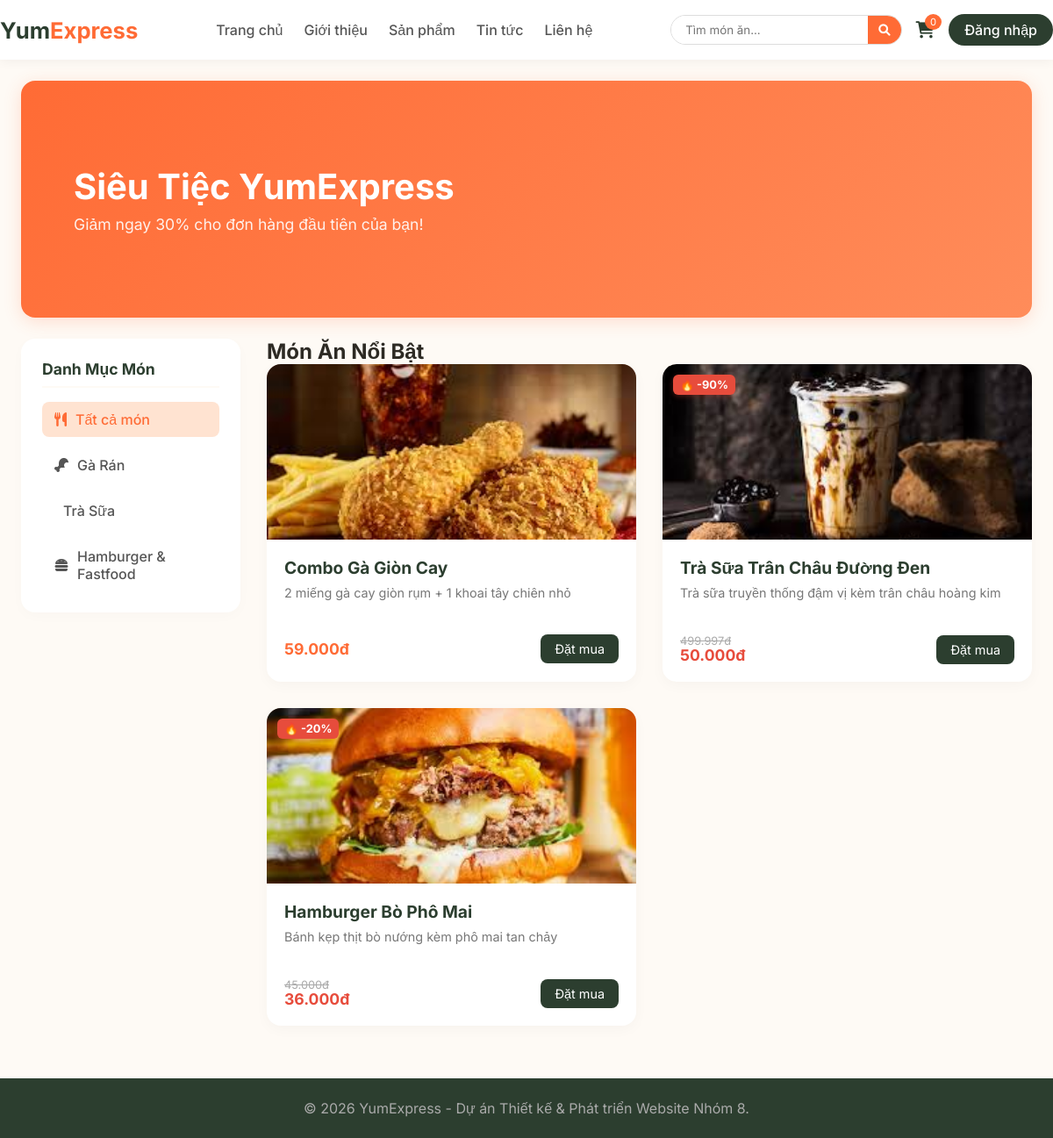
Page /yumexpress/index.php on the committed database.
### tables this page shows
CREATE TABLE `categories` (
  `id` int(11) NOT NULL,
  `name` varchar(255) NOT NULL,
  `image` varchar(255) DEFAULT NULL,
  `status` tinyint(4) DEFAULT 1
);

CREATE TABLE `products` (
  `id` int(11) NOT NULL,
  `category_id` int(11) DEFAULT NULL,
  `name` varchar(255) NOT NULL,
  `price` decimal(10,2) NOT NULL,
  `discount` int(11) DEFAULT 0,
  `description` text DEFAULT NULL,
  `image` varchar(255) DEFAULT NULL,
  `status` tinyint(4) DEFAULT 1
);

### yumexpress/index.php (the view, shortened to what this page needs)
<?php
include 'config.php';
$category_title = "Món Ăn Nổi Bật";
if (isset($_GET['search'])) {
    $search = $conn->real_escape_string($_GET['search']);
    $sql = "SELECT * FROM products WHERE status IN (1, 2, 3) AND name LIKE '%$search%'";
    $category_title = "Kết quả tìm kiếm cho: \"" . htmlspecialchars($search) . "\"";
} else {
    $sql = "SELECT * FROM products WHERE status IN (1, 2, 3)";
}
$result = $conn->query($sql);
?>
<!DOCTYPE html>
<html lang="vi">
<head>
    <link rel="stylesheet" href="https://cdnjs.cloudflare.com/ajax/libs/font-awesome/6.0.0-beta3/css/all.min.css">
    <link rel="stylesheet" href="css/style.css">
</head>
<body>
    <?php include 'header.php'; ?>
    <div class="container">
        <div class="main-banner">
            <div class="banner-content">
                <h2>Siêu Tiệc YumExpress</h2>
                <p>Giảm ngay 30% cho đơn hàng đầu tiên của bạn!</p>
            </div>
        </div>
    </div>
    <div class="container main-layout">
        <aside class="sidebar">
            <h3 class="sidebar-title">Danh Mục Món</h3>
            <ul class="sidebar-menu">
                <li>
                    <a href="index.php" class="<?php echo !isset($_GET['cat_id']) ? 'active' : ''; ?>">
                        <i class="fas fa-utensils"></i> Tất cả món
                    </a>
                </li>
                <?php
                $sql_cate = "SELECT * FROM categories";
                $result_cate = $conn->query($sql_cate);
                if ($result_cate && $result_cate->num_rows > 0) {
                    while($cat = $result_cate->fetch_assoc()) {
                        $active_class = (isset($_GET['cat_id']) && $_GET['cat_id'] == $cat['id']) ? 'active' : '';
                        $icon = "fas fa-chevron-right";
                        if (stripos($cat['name'], 'Gà') !== false) $icon = "fas fa-drumstick-bite";
                        if (stripos($cat['name'], 'Trà') !== false || stripos($cat['name'], 'Sữa') !== false) $icon = "fas fa-glass-tea";
                        if (stripos($cat['name'], 'Nhanh') !== false || stripos($cat['name'], 'Burger') !== false) $icon = "fas fa-hamburger";
                        echo "<li>
                                <a href='index.php?cat_id={$cat['id']}' class='{$active_class}'>
                                    <i class='{$icon}'></i> {$cat['name']}
                                </a>
                              </li>";
                    }
                }
                ?>
            </ul>
        </aside>
        <main class="main-content" id="danh-sach-mon">
            <h2 class="title"><?php echo $category_title; ?></h2>
            <div class="product-grid">
                <?php
                if ($result && $result->num_rows > 0) {
                    while($row = $result->fetch_assoc()) {
                        $original_price = $row['price'];
                        $discount = isset($row['discount']) ? intval($row['discount']) : 0;
                        $current_price = $original_price - ($original_price * $discount / 100);
                        ?>
                        <div class="product-card" style="position: relative; <?php echo ($row['status'] == 3) ? 'opacity: 0.65;' : ''; ?>">
                            <?php if ($discount > 0): ?>
                                <div style="position: absolute; top: 12px; left: 12px; background: #e74c3c; color: white; padding: 4px 8px; font-weight: 700; border-radius: 6px; font-size: 0.8rem; z-index: 5; box-shadow: 0 2px 6px rgba(231,76,60,0.3);">
                                    🔥 -<?php echo $discount; ?>%
                                </div>
                            <?php endif; ?>
                            <div class="product-img">
                                <?php if(!empty($row['image'])): ?>
                                    <img src="images/<?php echo $row['image']; ?>" alt="<?php echo $row['name']; ?>" class="food-img">
                                <?php else: ?>
                                    <div class="placeholder-img">🍕 YumExpress</div>
                                <?php endif; ?>
                            </div>
                            <div class="product-info">
                                <h3><?php echo $row['name']; ?></h3>
                                <p class="desc"><?php echo htmlspecialchars($row['description']); ?></p>
                                <div class="price-row">
                                    <div class="price-box" style="display: flex; flex-direction: column;">
                                        <?php if ($discount > 0): ?>
                                            <span style="text-decoration: line-through; color: #aaa; font-size: 0.8rem; margin-bottom: -2px; font-weight: 400;">
                                                <?php echo number_format($original_price, 0, ',', '.'); ?>đ
                                            </span>
                                            <span class="price" style="color: #e74c3c; font-weight: 700;">
                                                <?php echo number_format($current_price, 0, ',', '.'); ?>đ
                                            </span>
                                        <?php else: ?>
                                            <span class="price"><?php echo number_format($original_price, 0, ',', '.'); ?>đ</span>
                                        <?php endif; ?>
                                    </div>
                                    <?php if ($row['status'] == 3): ?>
                                        <button class="btn-add" style="background: #bdc3c7; color: white; cursor: not-allowed; border: none; padding: 8px 12px; border-radius: 6px; font-size: 0.9rem;" disabled>Hết hàng</button>
                                    <?php else: ?>
                                        <a href="add_to_cart.php?id=<?php echo $row['id']; ?>" class="btn-add" style="text-decoration: none; display: inline-block; text-align: center; line-height: normal;">Đặt mua</a>
                                    <?php endif; ?>
                                </div>
                            </div>
                        </div>
                        <?php
                    }
                } else {
                    echo "<p style='grid-column: 1/-1; text-align: center; padding: 40px;'>Rất tiếc, YumExpress không tìm thấy món phù hợp với danh mục hoặc từ khóa này!</p>";
                }
                ?>
            </div>
        </main>
    </div>
    <footer>
        <div class="container">
            <p>&copy; 2026 YumExpress - Dự án Thiết kế & Phát triển Website Nhóm 8.</p>
        </div>
    </footer>
</body>
</html>

### yumexpress/css/style.css (style rules this page uses)
* { margin: 0; padding: 0; box-sizing: border-box; font-family: 'Inter', sans-serif; }
body { background-color: #fefaf5; color: #2d2a24; }
.container { max-width: 1280px; margin: 0 auto; padding: 0 24px; }
.product-grid { display: grid; grid-template-columns: repeat(auto-fill, minmax(300px, 1fr)); gap: 30px; }
.product-card { background: white; border-radius: 16px; overflow: hidden; box-shadow: 0 4px 16px rgba(0,0,0,0.03); transition: transform 0.3s ease; }
.product-img { width: 100%; height: 200px; background: #ffe3d1; overflow: hidden; }
.food-img { width: 100%; height: 100%; object-fit: cover; }
.product-info { padding: 20px; }
.product-info h3 { font-size: 1.2rem; margin-bottom: 8px; color: #2c3e2f; }
.desc { font-size: 0.9rem; color: #777; margin-bottom: 16px; height: 40px; display: -webkit-box; justify-content: space-between; -webkit-box-orient: vertical; overflow: hidden; }
.price-row { display: flex; justify-content: space-between; align-items: center; }
.price { font-size: 1.1rem; font-weight: 700; color: #ff6b35; }
.btn-add { background: #2c3e2f; color: white; padding: 8px 16px; border-radius: 8px; border: none; font-size: 0.9rem; cursor: pointer; }
footer { background: #2c3e2f; color: #aaa; text-align: center; padding: 24px 0; margin-top: 60px; }
.main-banner { width: 100%; height: 270px; background: linear-gradient(135deg, #ff6b35 0%, #ff8c5a 100%); border-radius: 16px; margin: 24px 0; display: flex; align-items: center; padding: 0 60px; color: white; box-shadow: 0 4px 20px rgba(255, 107, 53, 0.2); }
.banner-content h2 { font-size: 2.5rem; margin-bottom: 8px; font-weight: 700; }
.banner-content p { font-size: 1.1rem; opacity: 0.9; }
.main-layout { display: flex; gap: 30px; margin-top: 20px; }
.sidebar { width: 250px; flex-shrink: 0; background: white; padding: 24px; border-radius: 16px; height: fit-content; box-shadow: 0 4px 16px rgba(0,0,0,0.02); }
.sidebar-title { font-size: 1.1rem; color: #2c3e2f; margin-bottom: 16px; padding-bottom: 8px; border-bottom: 2px solid #fefaf5; }
.sidebar-menu { list-style: none; display: flex; flex-direction: column; gap: 12px; }
.sidebar-menu a { display: flex; align-items: center; gap: 10px; text-decoration: none; color: #555; padding: 10px 14px; border-radius: 8px; font-weight: 500; transition: all 0.2s ease; }
.sidebar-menu a:hover, .sidebar-menu a.active { background: #ffe3d1; color: #ff6b35; }
.main-content { flex-grow: 1; }

### rows in the picture
categories: name "Gà Rán"
categories: name "Trà Sữa"
categories: name "Hamburger & Fastfood"
products: image (picture), name "Combo Gà Giòn Cay", description "2 miếng gà cay giòn rụm + 1 khoai tây chiên nhỏ", price "59.000"
products: discount "90", image (picture), name "Trà Sữa Trân Châu Đường Đen", description "Trà sữa truyền thống đậm vị kèm trân châu hoàng kim", price "499.997", current_price "50.000"
products: discount "20", image (picture), name "Hamburger Bò Phô Mai", description "Bánh kẹp thịt bò nướng kèm phô mai tan chảy", price "45.000", current_price "36.000"

### other values in the picture
$category_title "Món Ăn Nổi Bật"
